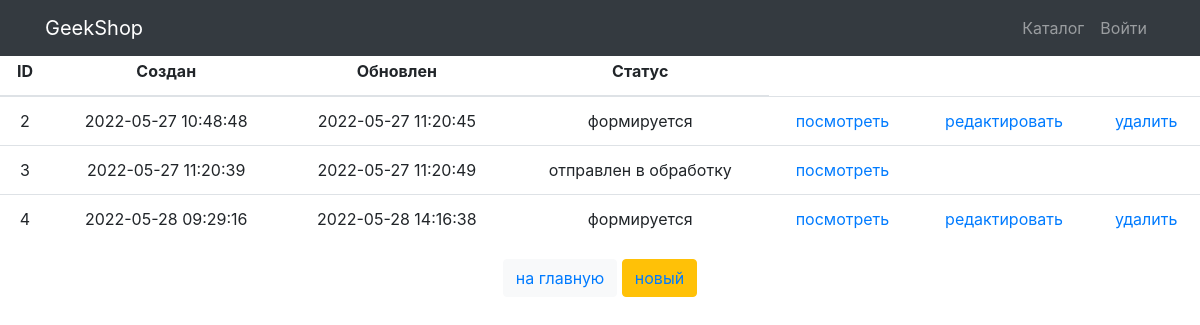
Page /ordersapp/ on the earlier database version.
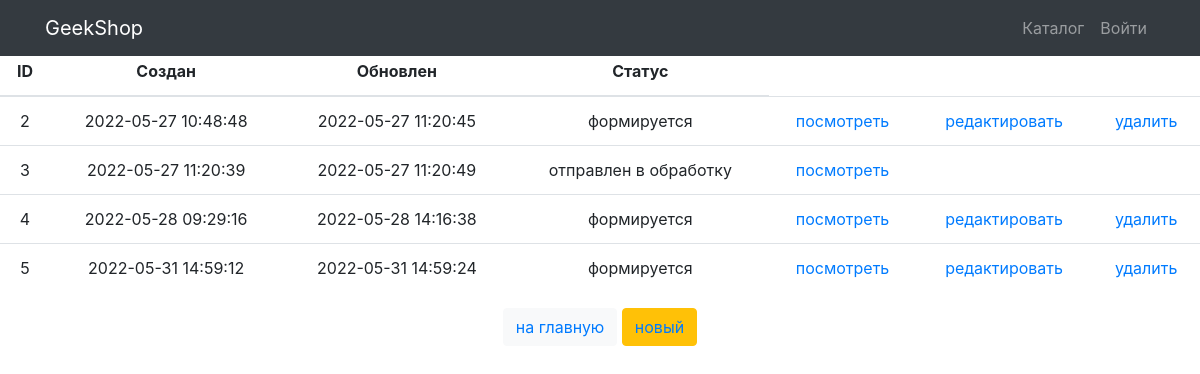
Same page on the later database version.
### ordersapp/models.py (models this page shows, shortened)
class Order(models.Model):
    FORMING = 'FM'
    SENT_TO_PROCEED = 'STP'
    PROCEEDED = 'PRD'
    PAID = 'PD'
    READY = 'RDY'
    CANCEL = 'CNC'
    ORDER_STATUS_CHOICES = (
      (FORMING, 'формируется'),
      (SENT_TO_PROCEED, 'отправлен в обработку'),
      (PAID, 'оплачен'),
      (PROCEEDED, 'обрабатывается'),
      (READY, 'готов к выдаче'),
      (CANCEL, 'отменен'),
    )
    user = models.ForeignKey(settings.AUTH_USER_MODEL, on_delete=models.CASCADE)
    created = models.DateTimeField(verbose_name='создан', auto_now_add=True)
    updated = models.DateTimeField(verbose_name='обновлен', auto_now=True)
    paid = models.DateTimeField(verbose_name="оплачен", null=True, blank=True)
    status = models.CharField(verbose_name='статус', max_length=3,
                            choices=ORDER_STATUS_CHOICES, default=FORMING)
    is_active = models.BooleanField(verbose_name='активен', default=True)

### ordersapp/views.py (the view)
# urls.py: path('', OrderList.as_view(), name='list'),
class OrderList(ListView, BaseClassContextMixin):
    model = Order
    title = "GeekShop | Список заказов"

### mainapp/context_processors.py (called while the page is built)
def basket(request):
    basket_list = []
    if request.user.is_authenticated:
        basket_list = Basket.objects.filter(user=request.user)
    return {"baskets": basket_list}

### ordersapp/mixin.py (called while the page is built)
    def get_context_data(self, **kwargs):
        context = super(BaseClassContextMixin, self).get_context_data(**kwargs)
        context["title"] = self.title
        return context

### ordersapp/templates/ordersapp/order_list.html (shortened to what this page needs)
{% extends 'mainapp/base.html' %}
{% load static %}
{% block content %}
    <div class="text-center">
        <div class="h2 text-center head">
        </div>
        <table class="table orders_list">
            <thead>
            <tr>
                <th>ID</th>
                <th>Создан</th>
                <th>Обновлен</th>
                <th>Статус</th>
            </tr>
            </thead>
            <tbody>
            {% for item in object_list %}
                {% if item.is_active %}
                    <tr>
                        <td class="td1 orders_list">{{ item.pk }}</td>
                        <td>{{ item.created|date:"Y-m-d H:i:s" }}</td>
                        <td>{{ item.updated|date:"Y-m-d H:i:s" }}</td>
                        <td>{{ item.get_status_display }}</td>
                        <td>
                            <a href="{% url 'orders:read' item.pk %}">
                                посмотреть
                            </a>
                        </td>
                        <td>
                            {% if item.status == 'FM' %}
                                <a href="{% url 'orders:update' item.pk %}">
                                    редактировать
                                </a>
                            {% endif %}
                        </td>
                        <td>
                            {% if item.status == 'FM' %}
                                <a href="{% url 'orders:delete' item.pk %}">
                                    удалить
                                </a>
                            {% endif %}
                        </td>
                    </tr>
                {% endif %}
            {% endfor %}
            </tbody>
        </table>
        <button class="btn btn-light btn-round">
            <a href="{% url 'index' %}">
                на главную
            </a>
        </button>
        <button class="btn btn-warning btn-round">
            <a href="{% url 'orders:create' %}">
                новый
            </a>
        </button>
    </div>
{% endblock %}

Differences in the rows shown:
added Order: pk "5", created "2022-05-31 14:59:12", updated "2022-05-31 14:59:24", status "формируется", shows "редактировать", shows "удалить"
